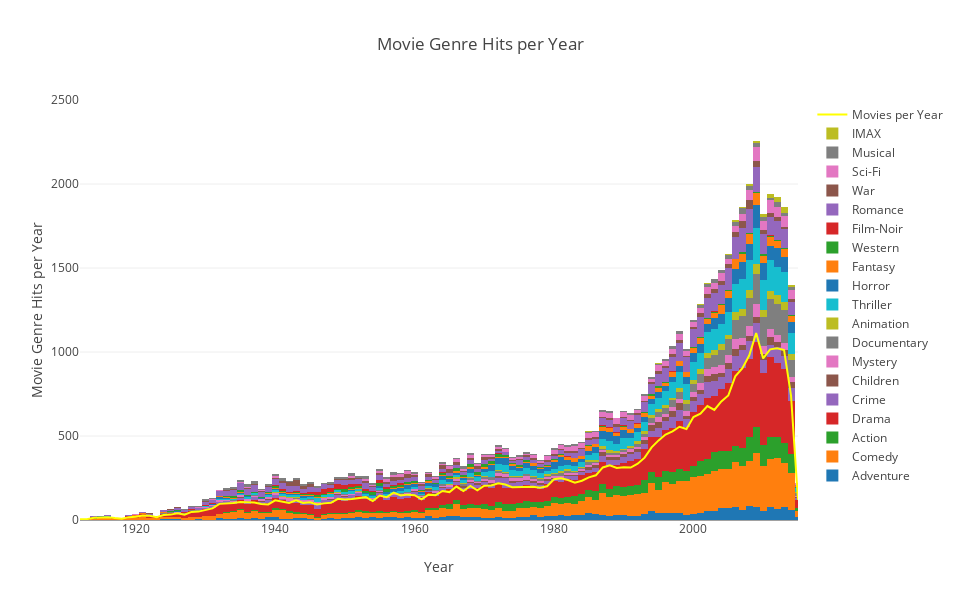

Notebook code for this chart:
### Code cell
# First, plot a stacked bar chart depicting the count of each genre, per year

data1 = [
    go.Bar(
        x=movies_yearly_genre_counts.index.values,
        y=movies_yearly_genre_counts[genre],
        name=genre
    ) for genre in unique_genres
]

data2 = [
    go.Scatter(
        x=movies_per_year['Year'],
        y=movies_per_year['movieId'],
        name='Movies per Year',
        mode='lines',
        line=dict(
            color = 'yellow',
            width = 2
        )
    )
]

data = data1 + data2

layout = go.Layout(
    barmode='stack',
    title='Movie Genre Hits per Year',
    yaxis={'title': 'Movie Genre Hits per Year', 'range': [0,2500]},
    xaxis={'title': 'Year', 'range': [1912,2015]},
    bargap=0.0,
    autosize=False,
    width=960,
    height=600,
    hovermode='closest'
)

fig = go.Figure(data=data, layout=layout)
plot(fig, filename='genre-hits-per-year')
